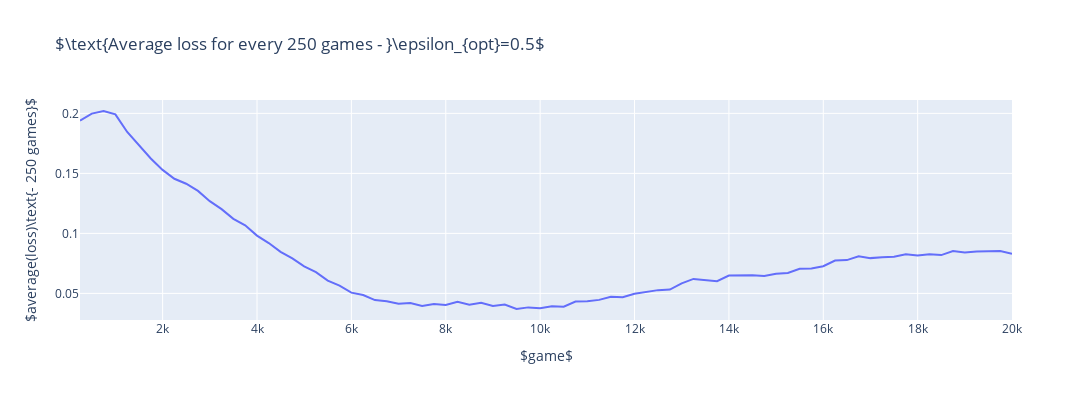

Notebook code for this chart:
### Code cell
fig = go.Figure()

for i, y_i in enumerate(n_star_losses):
    fig.add_trace(go.Scatter(x=x, y=y_i, mode='lines',name=r'$n^* = %d$' % n_star_list[i]))

fig.update_layout(
    title=r'$\text{Average loss for every %d games - }\epsilon_{opt}=0.5$' % averaging_steps,
    xaxis_title=r'$game$',
    yaxis_title=r'$average(loss)\text{- %d games}$' % (averaging_steps),
    width=1200, height=400
)

fig.show()
